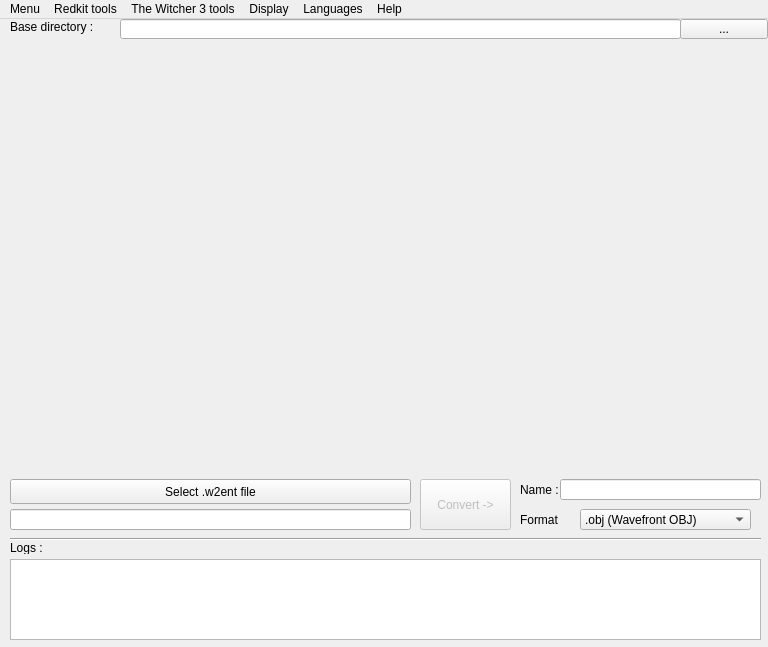
<?xml version="1.0" encoding="UTF-8"?>
<ui version="4.0">
 <class>MainWindow</class>
 <widget class="QMainWindow" name="MainWindow">
  <property name="geometry">
   <rect>
    <x>0</x>
    <y>0</y>
    <width>768</width>
    <height>647</height>
   </rect>
  </property>
  <property name="windowTitle">
   <string>The Witcher 3D models converter</string>
  </property>
  <widget class="QWidget" name="centralWidget">
   <widget class="QPushButton" name="button_convert">
    <property name="enabled">
     <bool>false</bool>
    </property>
    <property name="geometry">
     <rect>
      <x>420</x>
      <y>460</y>
      <width>91</width>
      <height>51</height>
     </rect>
    </property>
    <property name="text">
     <string>Convert -&gt;</string>
    </property>
   </widget>
   <widget class="QComboBox" name="comboBox_format">
    <property name="geometry">
     <rect>
      <x>580</x>
      <y>490</y>
      <width>171</width>
      <height>21</height>
     </rect>
    </property>
    <item>
     <property name="text">
      <string>.obj (Wavefront OBJ)</string>
     </property>
    </item>
    <item>
     <property name="text">
      <string>.dae (Collada)</string>
     </property>
    </item>
    <item>
     <property name="text">
      <string>.ply (Polygon File Format)</string>
     </property>
    </item>
    <item>
     <property name="text">
      <string>.stl (STereoLithography)</string>
     </property>
    </item>
    <item>
     <property name="text">
      <string>.irrmesh (Irrlicht mesh)</string>
     </property>
    </item>
    <item>
     <property name="text">
      <string>.b3d (Blitz3D)</string>
     </property>
    </item>
    <item>
     <property name="text">
      <string>.re (Red Engine)</string>
     </property>
    </item>
    <item>
     <property name="text">
      <string>.x (DirectX)</string>
     </property>
    </item>
    <item>
     <property name="text">
      <string>.3ds (Autodesk 3DS)</string>
     </property>
    </item>
    <item>
     <property name="text">
      <string>.assbin (Assimp binary)</string>
     </property>
    </item>
    <item>
     <property name="text">
      <string>.assxml (Assimp XML)</string>
     </property>
    </item>
    <item>
     <property name="text">
      <string>.stp (Step files)</string>
     </property>
    </item>
   </widget>
   <widget class="QLineEdit" name="lineEdit_exportedFilename">
    <property name="geometry">
     <rect>
      <x>560</x>
      <y>460</y>
      <width>201</width>
      <height>21</height>
     </rect>
    </property>
   </widget>
   <widget class="QLabel" name="label_exportedFilename">
    <property name="geometry">
     <rect>
      <x>520</x>
      <y>460</y>
      <width>41</width>
      <height>21</height>
     </rect>
    </property>
    <property name="text">
     <string>Name :</string>
    </property>
   </widget>
   <widget class="QLineEdit" name="lineEdit_ImportedFile">
    <property name="geometry">
     <rect>
      <x>10</x>
      <y>490</y>
      <width>401</width>
      <height>21</height>
     </rect>
    </property>
   </widget>
   <widget class="QLabel" name="label_logs">
    <property name="geometry">
     <rect>
      <x>10</x>
      <y>522</y>
      <width>46</width>
      <height>13</height>
     </rect>
    </property>
    <property name="text">
     <string>Logs :</string>
    </property>
   </widget>
   <widget class="QPushButton" name="button_fileSelector">
    <property name="geometry">
     <rect>
      <x>10</x>
      <y>460</y>
      <width>401</width>
      <height>25</height>
     </rect>
    </property>
    <property name="text">
     <string>Select .w2ent file</string>
    </property>
   </widget>
   <widget class="QTextEdit" name="textEdit_log">
    <property name="enabled">
     <bool>true</bool>
    </property>
    <property name="geometry">
     <rect>
      <x>10</x>
      <y>540</y>
      <width>751</width>
      <height>81</height>
     </rect>
    </property>
   </widget>
   <widget class="Line" name="line">
    <property name="geometry">
     <rect>
      <x>10</x>
      <y>510</y>
      <width>751</width>
      <height>20</height>
     </rect>
    </property>
    <property name="orientation">
     <enum>Qt::Horizontal</enum>
    </property>
   </widget>
   <widget class="QPushButton" name="button_selectDir">
    <property name="geometry">
     <rect>
      <x>680</x>
      <y>0</y>
      <width>88</width>
      <height>20</height>
     </rect>
    </property>
    <property name="text">
     <string>...</string>
    </property>
   </widget>
   <widget class="QLineEdit" name="lineEdit_folder">
    <property name="geometry">
     <rect>
      <x>120</x>
      <y>0</y>
      <width>561</width>
      <height>20</height>
     </rect>
    </property>
   </widget>
   <widget class="QLabel" name="label_baseDir">
    <property name="geometry">
     <rect>
      <x>10</x>
      <y>0</y>
      <width>111</width>
      <height>16</height>
     </rect>
    </property>
    <property name="text">
     <string>Base directory :</string>
    </property>
   </widget>
   <widget class="QLabel" name="label_format">
    <property name="geometry">
     <rect>
      <x>520</x>
      <y>490</y>
      <width>41</width>
      <height>21</height>
     </rect>
    </property>
    <property name="text">
     <string>Format :</string>
    </property>
   </widget>
  </widget>
  <widget class="QMenuBar" name="menuBar">
   <property name="geometry">
    <rect>
     <x>0</x>
     <y>0</y>
     <width>768</width>
     <height>21</height>
    </rect>
   </property>
   <widget class="QMenu" name="menuMenu">
    <property name="title">
     <string>Menu</string>
    </property>
    <addaction name="actionSearch"/>
    <addaction name="actionShow_linked_files"/>
    <addaction name="separator"/>
    <addaction name="actionOptions"/>
    <addaction name="separator"/>
    <addaction name="actionAdd_mesh_2"/>
    <addaction name="separator"/>
    <addaction name="actionQuitter"/>
   </widget>
   <widget class="QMenu" name="menuLanguages">
    <property name="title">
     <string>Languages</string>
    </property>
   </widget>
   <widget class="QMenu" name="menuDisplay">
    <property name="title">
     <string>Display</string>
    </property>
    <addaction name="actionWireframe"/>
    <addaction name="actionRigging"/>
   </widget>
   <widget class="QMenu" name="menuHelp">
    <property name="title">
     <string>Help</string>
    </property>
    <addaction name="actionWebpage"/>
   </widget>
   <widget class="QMenu" name="menu_RE_tools">
    <property name="enabled">
     <bool>true</bool>
    </property>
    <property name="title">
     <string>Redkit tools</string>
    </property>
    <widget class="QMenu" name="menuLOD">
     <property name="title">
      <string>LOD</string>
     </property>
     <addaction name="actionLOD0"/>
     <addaction name="actionLOD1"/>
     <addaction name="actionLOD2"/>
     <addaction name="separator"/>
     <addaction name="actionCollision_mesh"/>
     <addaction name="separator"/>
     <addaction name="actionClear_current_LOD"/>
     <addaction name="actionClear_all_LODs"/>
    </widget>
    <addaction name="actionSize"/>
    <addaction name="menuLOD"/>
   </widget>
   <widget class="QMenu" name="menuThe_Witcher_3_tools">
    <property name="title">
     <string>The Witcher 3 tools</string>
    </property>
    <addaction name="actionClean_textures_path"/>
    <addaction name="actionSet_rig"/>
   </widget>
   <addaction name="menuMenu"/>
   <addaction name="menu_RE_tools"/>
   <addaction name="menuThe_Witcher_3_tools"/>
   <addaction name="menuDisplay"/>
   <addaction name="menuLanguages"/>
   <addaction name="menuHelp"/>
  </widget>
  <action name="actionEnglish">
   <property name="text">
    <string>English</string>
   </property>
  </action>
  <action name="actionQuitter">
   <property name="text">
    <string>Quit</string>
   </property>
   <property name="shortcut">
    <string>Ctrl+Q</string>
   </property>
  </action>
  <action name="actionWireframe">
   <property name="checkable">
    <bool>true</bool>
   </property>
   <property name="text">
    <string>Wireframe</string>
   </property>
  </action>
  <action name="actionWebpage">
   <property name="text">
    <string>Webpage</string>
   </property>
  </action>
  <action name="actionSearch">
   <property name="text">
    <string>Search</string>
   </property>
   <property name="shortcut">
    <string>Ctrl+F</string>
   </property>
  </action>
  <action name="actionOptions">
   <property name="text">
    <string>Options</string>
   </property>
  </action>
  <action name="actionSize">
   <property name="enabled">
    <bool>false</bool>
   </property>
   <property name="text">
    <string>Size</string>
   </property>
  </action>
  <action name="actionLOD0">
   <property name="checkable">
    <bool>true</bool>
   </property>
   <property name="checked">
    <bool>true</bool>
   </property>
   <property name="text">
    <string>LOD0 (empty)</string>
   </property>
  </action>
  <action name="actionLOD1">
   <property name="checkable">
    <bool>true</bool>
   </property>
   <property name="text">
    <string>LOD1 (empty)</string>
   </property>
  </action>
  <action name="actionLOD2">
   <property name="checkable">
    <bool>true</bool>
   </property>
   <property name="text">
    <string>LOD2 (empty)</string>
   </property>
  </action>
  <action name="actionClear_current_LOD">
   <property name="enabled">
    <bool>true</bool>
   </property>
   <property name="text">
    <string>Clear current LOD</string>
   </property>
  </action>
  <action name="actionRigging">
   <property name="checkable">
    <bool>true</bool>
   </property>
   <property name="text">
    <string>Skeleton</string>
   </property>
  </action>
  <action name="actionClear_all_LODs">
   <property name="text">
    <string>Clear all LODs</string>
   </property>
  </action>
  <action name="actionCollision_mesh">
   <property name="checkable">
    <bool>true</bool>
   </property>
   <property name="text">
    <string>Collision mesh (empty)</string>
   </property>
  </action>
  <action name="actionClean_textures_path">
   <property name="text">
    <string>Clean textures path</string>
   </property>
  </action>
  <action name="actionShow_linked_files">
   <property name="enabled">
    <bool>false</bool>
   </property>
   <property name="text">
    <string>Show linked files</string>
   </property>
  </action>
  <action name="actionSet_rig">
   <property name="text">
    <string>Set rig</string>
   </property>
  </action>
  <action name="actionAdd_mesh">
   <property name="text">
    <string>Add mesh(es)</string>
   </property>
  </action>
  <action name="actionAdd_mesh_2">
   <property name="text">
    <string>Add mesh(es)</string>
   </property>
  </action>
 </widget>
 <layoutdefault spacing="6" margin="11"/>
 <resources/>
 <connections/>
</ui>
